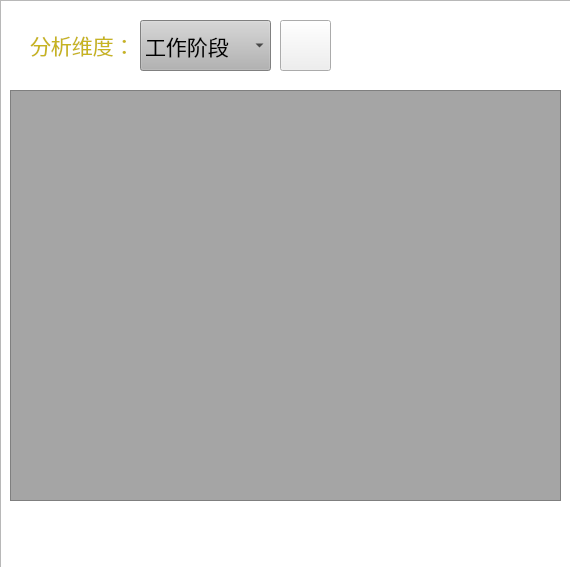
<?xml version="1.0" encoding="UTF-8"?>
<ui version="4.0">
 <class>AnalysisWnd</class>
 <widget class="QWidget" name="AnalysisWnd">
  <property name="geometry">
   <rect>
    <x>0</x>
    <y>0</y>
    <width>570</width>
    <height>567</height>
   </rect>
  </property>
  <property name="windowTitle">
   <string>统计分析</string>
  </property>
  <widget class="QTableView" name="tableView">
   <property name="geometry">
    <rect>
     <x>10</x>
     <y>90</y>
     <width>551</width>
     <height>411</height>
    </rect>
   </property>
   <property name="styleSheet">
    <string notr="true">background-color: rgb(165, 165, 165);</string>
   </property>
  </widget>
  <widget class="QComboBox" name="comboBox">
   <property name="geometry">
    <rect>
     <x>140</x>
     <y>20</y>
     <width>131</width>
     <height>51</height>
    </rect>
   </property>
   <property name="font">
    <font>
     <family>黑体</family>
     <pointsize>16</pointsize>
     <weight>50</weight>
     <italic>false</italic>
     <bold>false</bold>
    </font>
   </property>
   <property name="styleSheet">
    <string notr="true">background-color: rgb(179, 179, 179);
font: 16pt &quot;黑体&quot;;</string>
   </property>
   <item>
    <property name="text">
     <string>工作阶段</string>
    </property>
   </item>
   <item>
    <property name="text">
     <string>职业</string>
    </property>
   </item>
   <item>
    <property name="text">
     <string>性别</string>
    </property>
   </item>
   <item>
    <property name="text">
     <string>地域</string>
    </property>
   </item>
  </widget>
  <widget class="QLabel" name="label">
   <property name="geometry">
    <rect>
     <x>30</x>
     <y>20</y>
     <width>101</width>
     <height>51</height>
    </rect>
   </property>
   <property name="font">
    <font>
     <family>黑体</family>
     <pointsize>16</pointsize>
     <weight>50</weight>
     <italic>false</italic>
     <bold>false</bold>
    </font>
   </property>
   <property name="styleSheet">
    <string notr="true">font: 16pt &quot;黑体&quot;;</string>
   </property>
   <property name="text">
    <string>&lt;html&gt;&lt;head/&gt;&lt;body&gt;&lt;p&gt;&lt;span style=&quot; color:#c7b420;&quot;&gt;分析维度：&lt;/span&gt;&lt;/p&gt;&lt;/body&gt;&lt;/html&gt;</string>
   </property>
  </widget>
  <widget class="QPushButton" name="RunAnalysis">
   <property name="geometry">
    <rect>
     <x>280</x>
     <y>20</y>
     <width>51</width>
     <height>51</height>
    </rect>
   </property>
   <property name="font">
    <font>
     <family>隶书</family>
     <pointsize>24</pointsize>
    </font>
   </property>
   <property name="styleSheet">
    <string notr="true">border-image: url(:/imagees/pic10.png);</string>
   </property>
   <property name="text">
    <string/>
   </property>
  </widget>
  <widget class="QGraphicsView" name="graphicsView">
   <property name="geometry">
    <rect>
     <x>0</x>
     <y>0</y>
     <width>571</width>
     <height>571</height>
    </rect>
   </property>
   <property name="styleSheet">
    <string notr="true">border-image: url(:/imagees/background3.png);</string>
   </property>
  </widget>
  <zorder>graphicsView</zorder>
  <zorder>tableView</zorder>
  <zorder>comboBox</zorder>
  <zorder>label</zorder>
  <zorder>RunAnalysis</zorder>
 </widget>
 <resources>
  <include location="pic.qrc"/>
 </resources>
 <connections>
  <connection>
   <sender>RunAnalysis</sender>
   <signal>clicked()</signal>
   <receiver>AnalysisWnd</receiver>
   <slot>close()</slot>
   <hints>
    <hint type="sourcelabel">
     <x>315</x>
     <y>125</y>
    </hint>
    <hint type="destinationlabel">
     <x>314</x>
     <y>304</y>
    </hint>
   </hints>
  </connection>
 </connections>
</ui>
